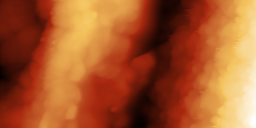
#> input picture AlignmentZtoCPD/figs/Z/Dark_Z.tiff, 256 x 128 px; its folder holds only this picture in this run
$ jupyter execute --allow-errors Alignment.ipynb
#> lines starting #> are read from the running program, lines starting #| are printed output that depends on the picture
[cell 1]
import glob
import numpy as np
import matplotlib.pyplot as plt
import cv2
import skimage
import skimage.transform as tf
import scipy.signal as signal
import re
import sys
def atoi(text):
    return int(text) if text.isdigit() else text.lower()

def natural_keys(text):
    '''
    alist.sort(key=natural_keys) sorts in human order
    http://nedbatchelder.com/blog/200712/human_sorting.html
    (See Toothy's implementation in the comments)
    '''
    return [ atoi(c) for c in re.split('(\d+)', text) ]

[cell 2]
filelist = glob.glob('figs/Z/*.tiff')
filelist.sort(key=natural_keys)
print(filelist)
Z_array = np.array([np.array(cv2.imread(fname, 0)) for fname in filelist])

[cell 3]
filelist = glob.glob('figs/CPD/*.tiff')
filelist.sort(key=natural_keys)
print(filelist)
CPD_array = np.array([np.array(cv2.imread(fname, 0)) for fname in filelist])

#> (a cell that did not finish here is left out)

#> (a cell that did not finish here is left out)

#> (a cell that did not finish here is left out)

#> (a cell that did not finish here is left out)

## Constructing our own code:

[cell 8]
def slidingRMSE(src, dst):
    # fix array shapes
    if len(np.asarray(src).shape) == 1:
        src = np.array([src])
    if len(np.asarray(dst).shape) == 1:
        dst = np.array([dst])

    # pad array
    width = src.shape[1]
#> width = 256
    src_padded = np.pad(src, [(0,0),(width,width)], 'constant', constant_values=0)
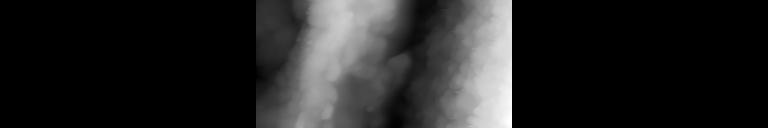
#> src_padded: shape (128, 768); min 0, max 255, mean 35.5
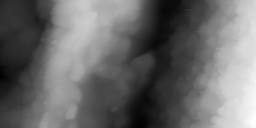
#> src: shape (128, 256); min 0, max 255, mean 106.6
    RMSE = []
    for x in range(src_padded.shape[1] - width):
        RMSE.append(np.sqrt(np.mean((src_padded[:,x:x+width]-dst)**2)))
#> after the loop, RMSE = 512 values, max 10.73 at index 74, min 0 at index 256, mean 10.36

    # construct translation matrix
    transform = np.zeros((2,3))
#> transform = [[0, 0, 0], [0, 0, 0]]
    transform[0,0] = 1
    transform[1,1] = 1
    transform [0,2] = width - np.argmin(RMSE)
    return RMSE, transform

[cell 9]
# Sanity check
RMSE, minRMSE = slidingRMSE(Z_array[0], Z_array[0])
#> minRMSE = [[1, 0, 0], [0, 1, 0]]
plt.plot(RMSE)
print(minRMSE)
#| [[1. 0. 0.]
#|  [0. 1. 0.]]
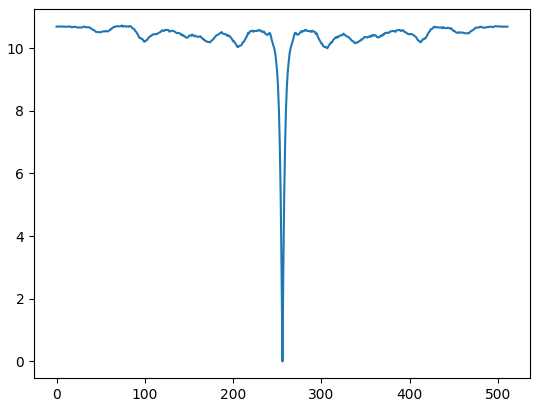
#> figure drawn by matplotlib, 1 panel; curve peaks at x = 74, y = 10.73

$ run again, on AlignmentZtoCPD/figs/Z/ITOfloating.tiff
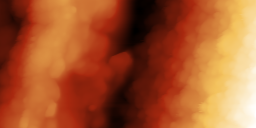
#> input picture AlignmentZtoCPD/figs/Z/ITOfloating.tiff, 256 x 128 px
#> in slidingRMSE, `src_padded = np.pad(src, [(0,0),(width,width)], 'constant', constant_v..`:
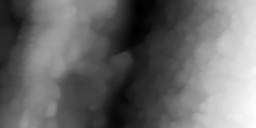
#> src: shape (128, 256); min 0, max 255, mean 106.2
#> after the loop in slidingRMSE, `for x in range(src_padded.shape[1] - width):`: RMSE = 512 values, max 10.75 at index 291, min 0 at index 256, mean 10.21
#> transform = [[0, 0, 0], [0, 0, 0]]
#> `RMSE, minRMSE = slidingRMSE(Z_array[0], Z_array[0])`: minRMSE = [[1, 0, 0], [0, 1, 0]]
#| [[1. 0. 0.]
#|  [0. 1. 0.]]
#> `[cell 9]`:
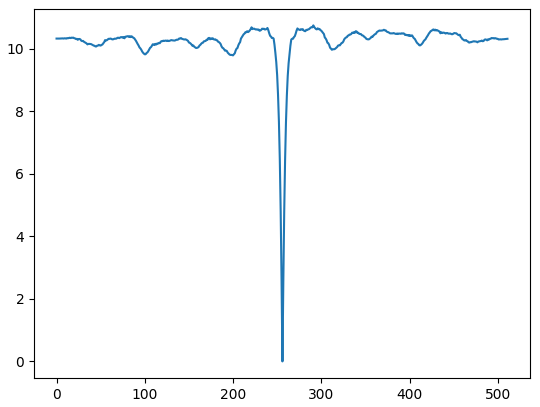
#> figure drawn by matplotlib, 1 panel; curve peaks at x = 291, y = 10.75
